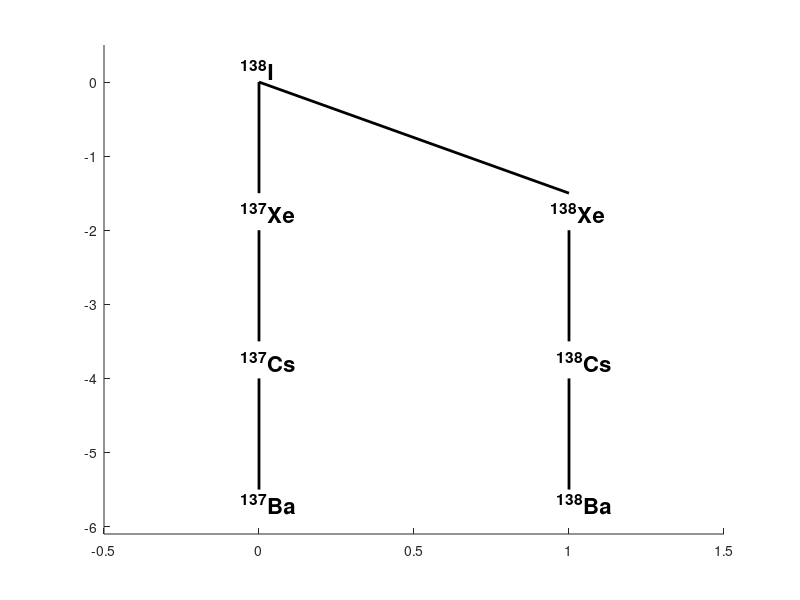

The MATLAB source for this figure:
lg=2;
tpnt=[0 0];
bpnt=[0 -lg];

yek=figure(1);
set(yek,'Name','Iodine 138 Full Decay Chart','NumberTitle','off')
axis([-0.5 1.5 -6.1 0.5]);
hold on;

plot([tpnt(1) bpnt(1)], ...
    [tpnt(2) 0.75*bpnt(2)], ...
    'k','LineWidth',2);
plot([tpnt(1) bpnt(1)], ...
    [bpnt(2) 1.75*bpnt(2)], ...
    'k','LineWidth',2);
plot([tpnt(1) bpnt(1)], ...
    [2*bpnt(2) 2.75*bpnt(2)], ...
    'k','LineWidth',2);
plot([tpnt(1) -0.5*(bpnt(2))], ...
    [tpnt(2) 0.75*bpnt(2)], ...
    'k','LineWidth',2);
plot([-0.5*(bpnt(2)) -0.5*(bpnt(2))], ...
    [bpnt(2) 1.75*bpnt(2)], ...
    'k','LineWidth',2);
plot([-0.5*(bpnt(2)) -0.5*(bpnt(2))], ...
    [2*bpnt(2) 2.75*bpnt(2)], ...
    'k','LineWidth',2);
hold off;

text((-0.06+tpnt(1)),(0.18+tpnt(2)),'^{138}I','FontSize',16, ...
    'FontWeight','bold');
text((-0.06+tpnt(1)),(0.25+bpnt(2)),'^{137}Xe','FontSize',16, ...
    'FontWeight','bold');
text((-0.06+tpnt(1)),2.15*(0.25+bpnt(2)),'^{137}Cs','FontSize',16, ...
    'FontWeight','bold');
text((-0.06+tpnt(1)),3.25*(0.25+bpnt(2)),'^{137}Ba','FontSize',16, ...
    'FontWeight','bold');
text((0.94+tpnt(1)),(0.25+bpnt(2)),'^{138}Xe','FontSize',16, ...
    'FontWeight','bold');
text((0.96+tpnt(1)),2.15*(0.25+bpnt(2)),'^{138}Cs','FontSize',16, ...
    'FontWeight','bold');
text((0.96+tpnt(1)),3.25*(0.25+bpnt(2)),'^{138}Ba','FontSize',16, ...
    'FontWeight','bold');
